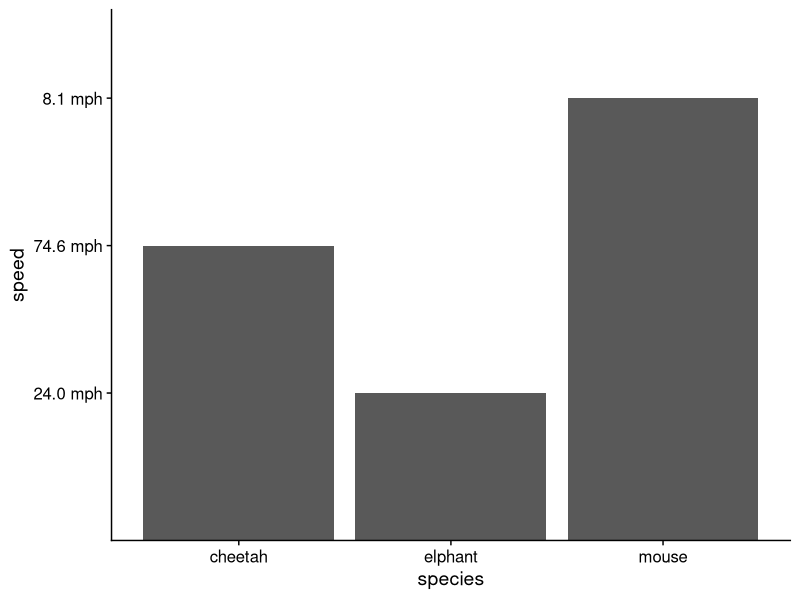
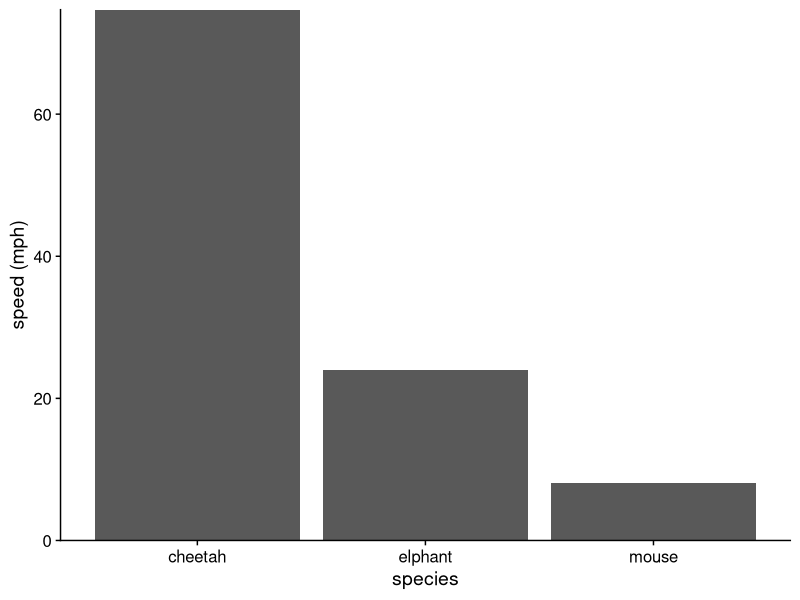

Write the R code that produced these figures, in order.
## ---- chunk 1
knitr::opts_chunk$set("ft.shadow" = FALSE)
library(tidyverse)
## ---- chunk 2
tibble(species = c("elphant", "mouse", "cheetah"),
       speed = c("24.0 mph", "8.1 mph", "74.6 mph"),
       speed_mph = c(24, 8.1, 74.7)) %>% 
    knitr::kable()

# %>% 
#     flextable::fontsize(size = 14, part = "all") %>% 
#     flextable::colformat_double(digits = 1) %>%  
#     flextable::width(j = 2, 1, unit = "in")
## ---- chunk 3
tibble(species = c("elphant", "mouse", "cheetah"),
       speed = c("24.0 mph", "8.1 mph", "74.6 mph"),
       speed_mph = c(24, 8.1, 74.7)) %>% 
  ggplot(aes(x = species, y = speed)) +
    geom_col() +
    cowplot::theme_cowplot()

## ---- chunk 4
tibble(species = c("elphant", "mouse", "cheetah"),
       speed = c("24.0 mph", "8.1 mph", "74.6 mph"),
       speed_mph = c(24, 8.1, 74.7)) %>% 
  ggplot(aes(x = species, y = speed_mph)) +
    geom_col() +
    cowplot::theme_cowplot() +
     scale_y_continuous(expand = c(0, 0), breaks= scales::pretty_breaks()) +
labs(y = "speed (mph)")
